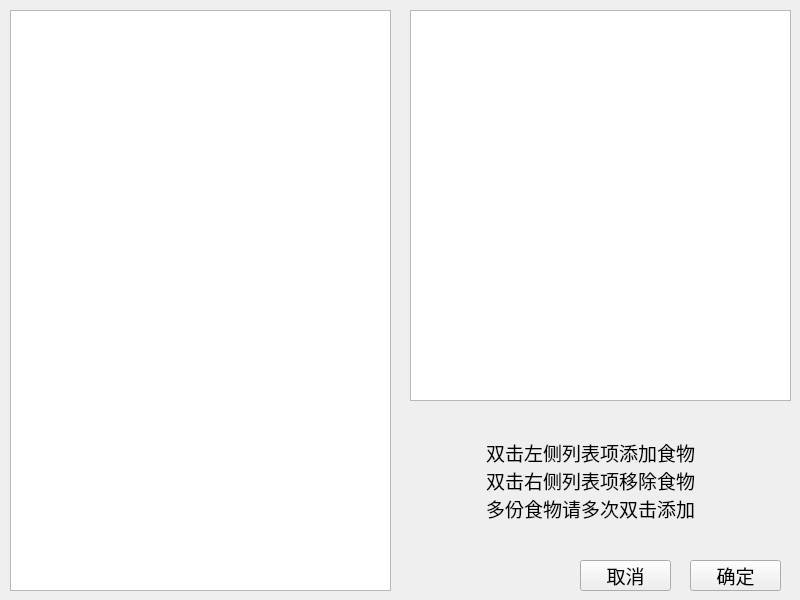
<?xml version="1.0" encoding="UTF-8"?>
<ui version="4.0">
 <class>choose_breakfast</class>
 <widget class="QWidget" name="choose_breakfast">
  <property name="geometry">
   <rect>
    <x>0</x>
    <y>0</y>
    <width>800</width>
    <height>600</height>
   </rect>
  </property>
  <property name="font">
   <font>
    <family>楷体</family>
    <pointsize>14</pointsize>
   </font>
  </property>
  <property name="windowTitle">
   <string>选择早餐</string>
  </property>
  <property name="windowIcon">
   <iconset>
    <normaloff>icon.svg</normaloff>icon.svg</iconset>
  </property>
  <widget class="QListWidget" name="breakfast_menu_list">
   <property name="geometry">
    <rect>
     <x>10</x>
     <y>10</y>
     <width>381</width>
     <height>581</height>
    </rect>
   </property>
  </widget>
  <widget class="QListWidget" name="breakfast_recipe_list">
   <property name="geometry">
    <rect>
     <x>410</x>
     <y>10</y>
     <width>381</width>
     <height>391</height>
    </rect>
   </property>
  </widget>
  <widget class="QLabel" name="label">
   <property name="geometry">
    <rect>
     <x>390</x>
     <y>420</y>
     <width>401</width>
     <height>121</height>
    </rect>
   </property>
   <property name="text">
    <string>双击左侧列表项添加食物
双击右侧列表项移除食物
多份食物请多次双击添加</string>
   </property>
   <property name="alignment">
    <set>Qt::AlignCenter</set>
   </property>
  </widget>
  <widget class="QPushButton" name="cancel_button">
   <property name="geometry">
    <rect>
     <x>580</x>
     <y>560</y>
     <width>91</width>
     <height>31</height>
    </rect>
   </property>
   <property name="text">
    <string>取消</string>
   </property>
  </widget>
  <widget class="QPushButton" name="yes_button">
   <property name="geometry">
    <rect>
     <x>690</x>
     <y>560</y>
     <width>91</width>
     <height>31</height>
    </rect>
   </property>
   <property name="text">
    <string>确定</string>
   </property>
  </widget>
 </widget>
 <resources/>
 <connections/>
</ui>
